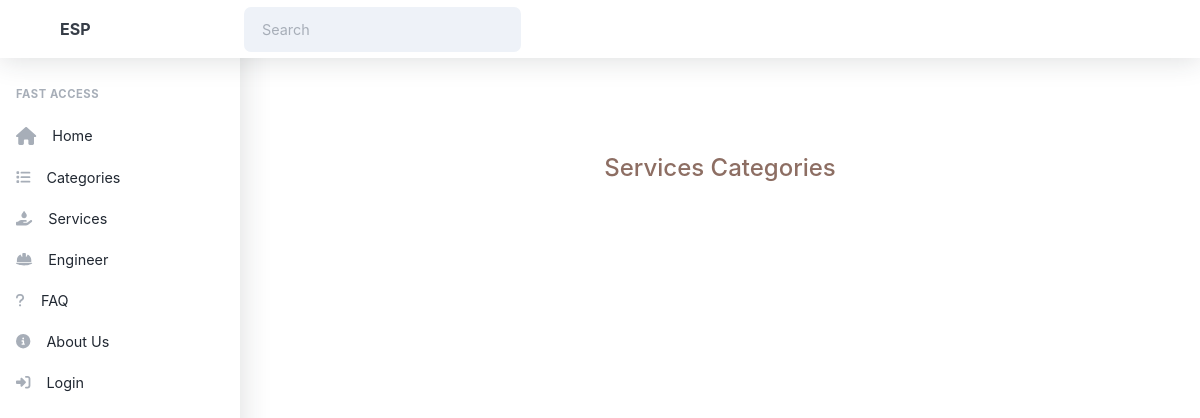
Page /service_type.php on the earlier database version.
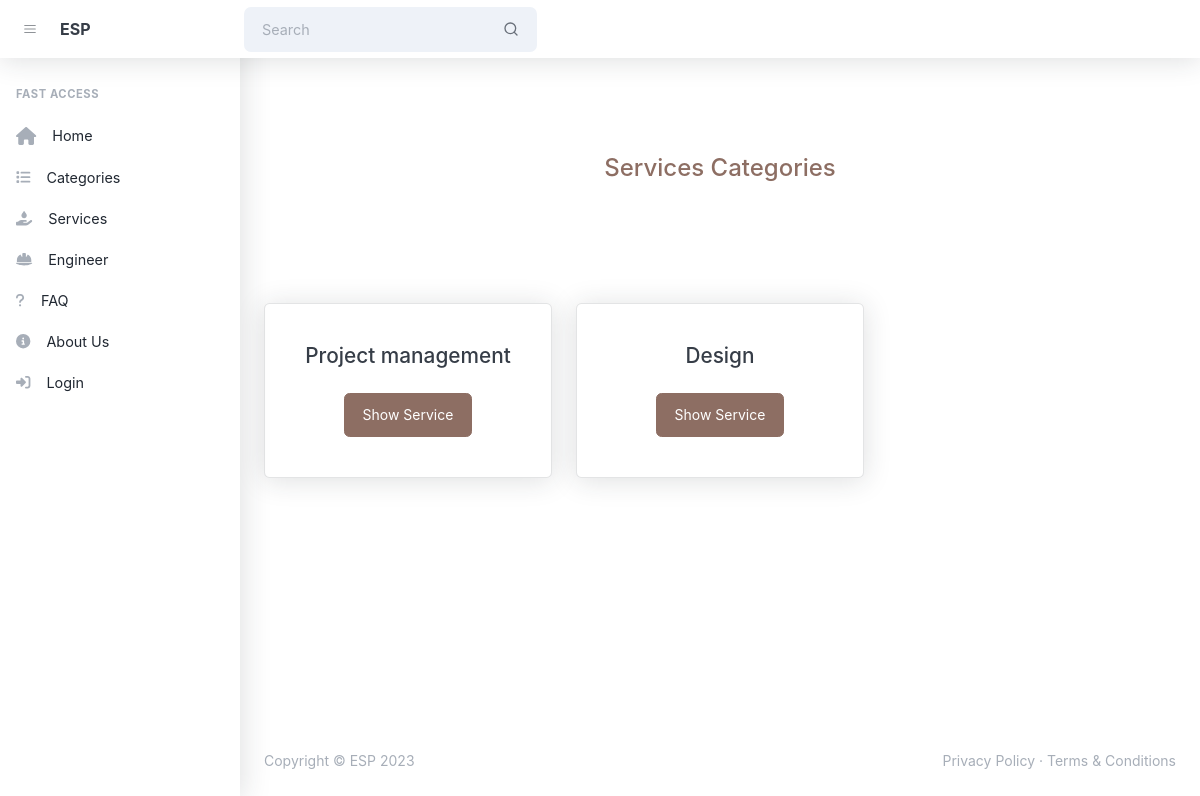
Same page on the later database version.
### tables this page shows
CREATE TABLE `service_type` (
  `id` int(11) NOT NULL,
  `name` varchar(255) NOT NULL,
  `detail` varchar(255) NOT NULL
);

### includes/lib.php (called while the page is built, shortened)
<?php
include("config.php");
function select($statment)
{
    global $mysqlilink;
    $query = $statment;
    $res = mysqli_query($mysqlilink,$query) or die('<center><div>wrong in connect with server</div>'.mysqli_error($mysqlilink)."</center>");
	$list = [];
    while($row=mysqli_fetch_array($res,MYSQLI_BOTH))
    {
      $list[] = $row;
	}
	 return $list;
}
function selectAndOrder($statment ,$columns = "id" , $type = "asc")
{
    return select("$statment order by $columns $type");
}
?>

### includes/service_type.php (called while the page is built, shortened)
<?php
function getAllServiceTypes()
{
	return selectAndOrder("select * from service_type","id","desc");
}
?>

### service_type.php (the view, shortened to what the changed rows need)
<?php
  include('includes/lib.php');
  include('includes/service_type.php');
  ?>
<?php include('template/header.php'); ?>
<?php include('template/startNavbar.php'); ?>
<main class="page">
    <header class="py-10 mb-0 ">
        <div class="container-xl px-4 text-center">
            <div class="row">
                <div class="col-12">
                    <div class="text-center ">
                        <h1 class="text-primary">Services Categories </h1>
                    </div>
                </div>
            </div>
        </div>
    </header>
    <div class="container-xl px-4">
        <div class="row">
            <?php
                $all = getAllServiceTypes();
                if(!(count($all) > 0)) return;
                else{
                    foreach($all as  $row)
                    {
             ?>
            <div class="col-md-6 col-xl-4 mb-4 mt-3 mb-xl-0">
                <div class="card">
                    <div class="card-body text-center pt-5 pb-5">
                        <h3 class="mb-4"><?php echo $row['name']; ?></h3>
                        <a href="service_list.php?service_type_id=<?php echo $row['id']; ?>"
                            class="btn btn-primary">Show
                            Service </a>
                    </div>
                </div>
            </div>
            <?php }}?>
        </div>
    </div>
</main>
<?php include('template/footer.php') ?>

### template/startNavbar.php (shortened to what the changed rows need)
<nav class="topnav navbar navbar-expand shadow justify-content-between justify-content-sm-start navbar-light bg-white"
    id="sidenavAccordion">
    <button class="btn btn-icon btn-transparent-dark order-1 order-lg-0 me-2 ms-lg-2 me-lg-0" id="sidebarToggle"><i
            data-feather="menu"></i></button>
    <form class="form-inline me-auto d-none d-lg-block me-3">
        <div class="input-group input-group-joined input-group-solid">
            <div class="input-group-text"><i data-feather="search"></i></div>
        </div>
    </form>
</nav>
<div id="layoutSidenav">
    <div id="layoutSidenav_content">

### template/footer.php (shortened to what the changed rows need)
<footer class="footer-admin mt-auto footer-light">
    <div class="container-xl px-4">
        <div class="row">
            <div class="col-md-6 small">Copyright © ESP 2023</div>
            <div class="col-md-6 text-md-end small">
                <a href="#!">Privacy Policy</a>
                ·
                <a href="#!">Terms &amp; Conditions</a>
            </div>
        </div>
    </div>
</footer>
</div>
</div>
</body>
</html>

Differences in the rows shown:
added service_type: name "Project management"
added service_type: name "Design"
Other differences:
text now shown: "Copyright © ESP 2023 Privacy Policy · Terms & Conditions"
